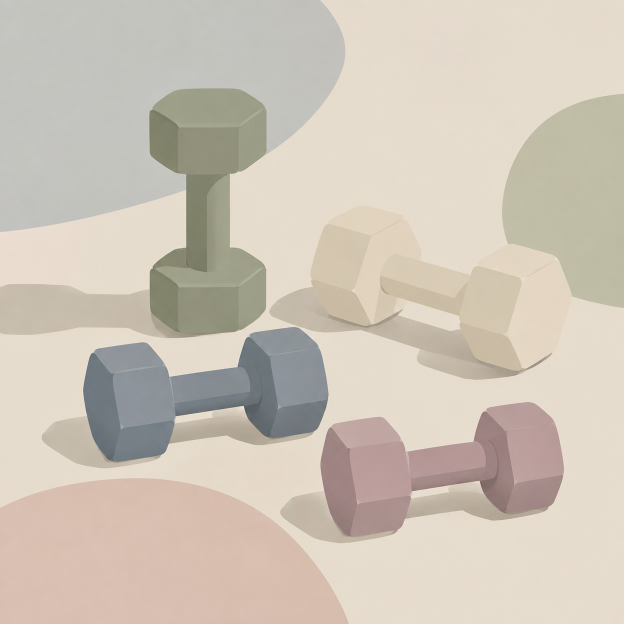
#> input picture scripts/test_im2/gen_1788146116217_1.png, 1248 x 1248 px, given in place of logo_v7_08_stairs.jpg, which was not available (shown at 1/2 size)
$ python resize_logo.py
#> lines starting #> are read from the running program, lines starting #| are printed output that depends on the picture; pictures that were not available may be replaced by others from this repository, and a replacement may not be noted
"""Resize logo for Android and iOS app icons."""
from PIL import Image
import os, shutil

SRC = r"d:\app\projects\health_training\qwen_images\logos_v7\logo_v7_08_stairs.jpg"
BASE = r"d:\app\projects\health_training\fittrack_flutter"

# Android mipmap sizes
ANDROID_SIZES = {
    "mdpi": 48,
    "hdpi": 72,
    "xhdpi": 96,
    "xxhdpi": 144,
    "xxxhdpi": 192,
}

# iOS AppIcon sizes
IOS_SIZES = [
    ("Icon-App-20x20@1x.png", 20),
    ("Icon-App-20x20@2x.png", 40),
    ("Icon-App-20x20@3x.png", 60),
    ("Icon-App-29x29@1x.png", 29),
    ("Icon-App-29x29@2x.png", 58),
    ("Icon-App-29x29@3x.png", 87),
    ("Icon-App-40x40@1x.png", 40),
    ("Icon-App-40x40@2x.png", 80),
    ("Icon-App-40x40@3x.png", 120),
    ("Icon-App-60x60@2x.png", 120),
    ("Icon-App-60x60@3x.png", 180),
    ("Icon-App-76x76@1x.png", 76),
    ("Icon-App-76x76@2x.png", 152),
    ("Icon-App-83.5x83.5@2x.png", 167),
    ("Icon-App-1024x1024@1x.png", 1024),
]

img = Image.open(SRC)
#> img is the input picture: PIL image 1248x1248 RGB; mean R, G, B 206.1, 196.4, 183.4

# Android
for density, size in ANDROID_SIZES.items():
    resized = img.resize((size, size), Image.LANCZOS)
    path = os.path.join(BASE, "android", "app", "src", "main", "res", f"mipmap-{density}", "ic_launcher.png")
    resized.save(path)
    print(f"Android {density}: {size}x{size} -> {path}")
#> this loop made 5 passes
#> pass 1, `resized = img.resize((size, size), Image.LANCZOS)`:
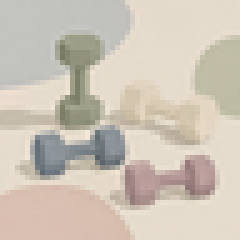
#> resized: PIL image 48x48 RGB (shown 5 times larger); mean R, G, B 206.2, 196.4, 183.4
#> pass 2, `resized = img.resize((size, size), Image.LANCZOS)`:
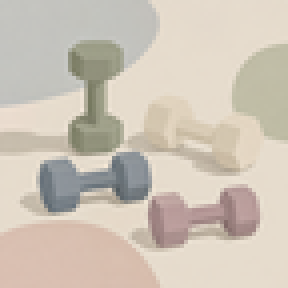
#> resized: PIL image 72x72 RGB (shown 4 times larger); mean R, G, B 206.2, 196.4, 183.4
#> pass 3, `resized = img.resize((size, size), Image.LANCZOS)`:
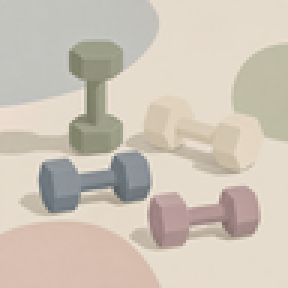
#> resized: PIL image 96x96 RGB (shown 3 times larger); mean R, G, B 206.2, 196.4, 183.4

# iOS
ios_dir = os.path.join(BASE, "ios", "Runner", "Assets.xcassets", "AppIcon.appiconset")
for name, size in IOS_SIZES:
    resized = img.resize((size, size), Image.LANCZOS)
    path = os.path.join(ios_dir, name)
    resized.save(path)
    print(f"iOS {name}: {size}x{size} -> {path}")
#> this loop made 15 passes
#| iOS Icon-App-20x20@1x.png: 20x20 -> d:\app\projects\health_training\fittrack_flutter/ios/Runner/Assets.xcassets/AppIcon.appiconset/Icon-App-20x20@1x.png
#| iOS Icon-App-20x20@2x.png: 40x40 -> d:\app\projects\health_training\fittrack_flutter/ios/Runner/Assets.xcassets/AppIcon.appiconset/Icon-App-20x20@2x.png
#| iOS Icon-App-20x20@3x.png: 60x60 -> d:\app\projects\health_training\fittrack_flutter/ios/Runner/Assets.xcassets/AppIcon.appiconset/Icon-App-20x20@3x.png
#| iOS Icon-App-29x29@1x.png: 29x29 -> d:\app\projects\health_training\fittrack_flutter/ios/Runner/Assets.xcassets/AppIcon.appiconset/Icon-App-29x29@1x.png
#| iOS Icon-App-29x29@2x.png: 58x58 -> d:\app\projects\health_training\fittrack_flutter/ios/Runner/Assets.xcassets/AppIcon.appiconset/Icon-App-29x29@2x.png
#| iOS Icon-App-29x29@3x.png: 87x87 -> d:\app\projects\health_training\fittrack_flutter/ios/Runner/Assets.xcassets/AppIcon.appiconset/Icon-App-29x29@3x.png
#| iOS Icon-App-40x40@1x.png: 40x40 -> d:\app\projects\health_training\fittrack_flutter/ios/Runner/Assets.xcassets/AppIcon.appiconset/Icon-App-40x40@1x.png
#| iOS Icon-App-40x40@2x.png: 80x80 -> d:\app\projects\health_training\fittrack_flutter/ios/Runner/Assets.xcassets/AppIcon.appiconset/Icon-App-40x40@2x.png
#> (further printed lines are left out)
#> pass 1, `resized = img.resize((size, size), Image.LANCZOS)`:
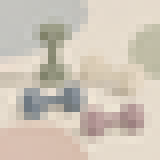
#> resized: PIL image 20x20 RGB (shown 8 times larger); mean R, G, B 206.2, 196.4, 183.4
#> pass 2, `resized = img.resize((size, size), Image.LANCZOS)`:
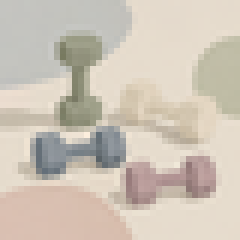
#> resized: PIL image 40x40 RGB (shown 6 times larger); mean R, G, B 206.2, 196.4, 183.4
#> pass 3, `resized = img.resize((size, size), Image.LANCZOS)`:
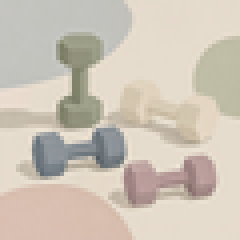
#> resized: PIL image 60x60 RGB (shown 4 times larger); mean R, G, B 206.2, 196.4, 183.4

print("\nDone! All icons resized.")
